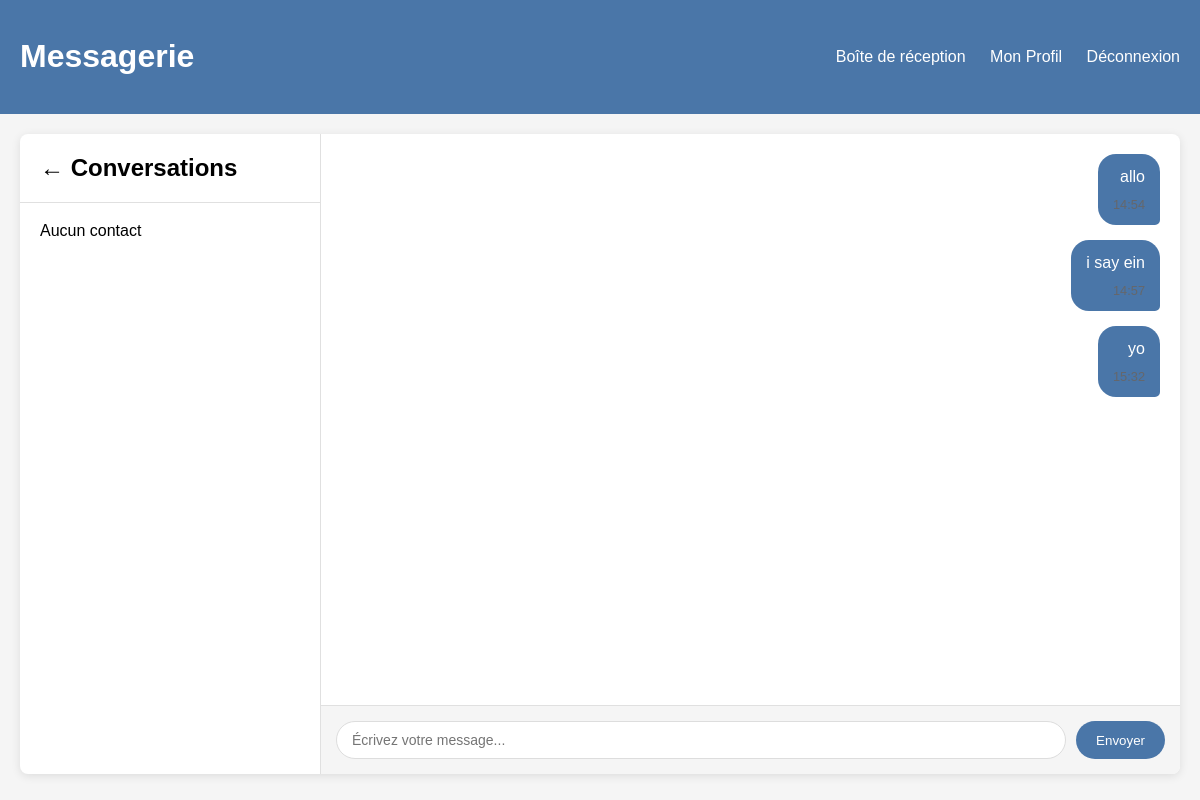
/sms/chat/1/ (signed in), run on the app's committed database.
### sms/models.py (models this page shows, shortened)
class Message(models.Model):
    sender = models.ForeignKey(
        User,
        related_name='sms_sent_messages',
        on_delete=models.CASCADE,
        verbose_name='expéditeur'
    )
    receiver = models.ForeignKey(
        User,
        related_name='sms_received_messages',
        on_delete=models.CASCADE,
        verbose_name='destinataire'
    )
    content = models.TextField(verbose_name='contenu')
    timestamp = models.DateTimeField(default=timezone.now, verbose_name='date d\'envoi')
    is_read = models.BooleanField(default=False, verbose_name='lu')
    class Meta:
        ordering = ['timestamp']
        verbose_name = 'message'
        verbose_name_plural = 'messages'

### sms/views.py (the view)
# urls.py: path('chat/', include('interactions.urls', namespace='interactions')),
@login_required
def chat(request, user_id):
    other_user = get_object_or_404(User, id=user_id)
    messages = Message.objects.filter(
        (Q(sender=request.user) & Q(receiver=other_user)) |
        (Q(sender=other_user) & Q(receiver=request.user))
    ).order_by('timestamp')
    messages.filter(receiver=request.user, is_read=False).update(is_read=True)
    return render(request, 'sms/chat.html', {
        'other_user': other_user,
        'messages': messages,
    })

### sms/templates/sms/chat.html (shortened to what this page needs)
{% extends 'sms/base.html' %}
{% load tz %}
{% block content %}
<div class="chat-container">
    <div class="sidebar">
        <h2 style="padding: 15px 20px; margin: 0; border-bottom: 1px solid #e0e0e0;">
            <a href="{% url 'sms:inbox' %}" style="color: inherit; text-decoration: none;">
                ← Conversations
            </a>
        </h2>
        <ul class="user-list">
            {% for user in request.user.contacts.all %}
                {% if user != other_user %}
                <li class="user-item"
                    data-chat-url="{% url 'sms:chat' user.id %}"
                    data-user-id="{{ user.id }}"
                    onclick="window.location.href=this.getAttribute('data-chat-url')">
                    {{ user.get_full_name|default:user.username }}
                    {% with unread_messages=user.sms_received_messages.all %}
                        {% with unread_count=unread_messages|length %}
                            {% if unread_count > 0 %}
                                <span class="unread-count">{{ unread_count }}</span>
                            {% endif %}
                        {% endwith %}
                    {% endwith %}
                </li>
                {% else %}
                <li class="user-item active">
                    {{ user.get_full_name|default:user.username }}
                </li>
                {% endif %}
            {% empty %}
                <li style="padding: 15px 20px;">Aucun contact</li>
            {% endfor %}
        </ul>
    </div>
    <div class="chat-area">
        <div class="messages" id="message-container">
            {% for message in messages %}
                <div class="message {% if message.sender == request.user %}sent{% else %}received{% endif %}" data-message-id="{{ message.id }}">
                    <div class="message-content">
                        {{ message.content|linebreaksbr }}
                        <div class="message-time">
                        </div>
                    </div>
                </div>
            {% empty %}
                <div style="text-align: center; margin-top: 50px; color: #666;">
                    <p>Envoyez votre premier message à {{ other_user.get_full_name|default:other_user.username }}</p>
                </div>
            {% endfor %}
        </div>
        <form method="post" action="{% url 'sms:send_message' other_user.id %}" class="message-input" id="message-form">
            <input type="text" name="content" placeholder="Écrivez votre message..." autocomplete="off" id="message-input">
            <button type="submit">Envoyer</button>
        </form>
    </div>
</div>
{% endblock %}

### sms/templates/sms/chat.html (style rules this page uses)
body { font-family: Arial, sans-serif; line-height: 1.6; margin: 0; padding: 0; background-color: #f5f5f5; }
.chat-container { display: flex; background: white; border-radius: 8px; box-shadow: 0 2px 10px rgba(0,0,0,0.1); overflow: hidden; height: 80vh; }
.sidebar { width: 300px; border-right: 1px solid #e0e0e0; overflow-y: auto; }
.chat-area { flex: 1; display: flex; flex-direction: column; }
.messages { flex: 1; padding: 20px; overflow-y: auto; }
.message { margin-bottom: 15px; max-width: 70%; }
.message.sent { margin-left: auto; text-align: right; }
.message-content { padding: 10px 15px; border-radius: 18px; display: inline-block; max-width: 100%; word-wrap: break-word; }
.sent .message-content { background-color: #4a76a8; color: white; border-bottom-right-radius: 5px; }
.message-time { font-size: 0.8em; color: #65676b; margin-top: 5px; }
.user-list { list-style: none; padding: 0; margin: 0; }
.message-input { display: flex; padding: 15px; border-top: 1px solid #e0e0e0; background-color: #f5f5f5; }
.message-input input { flex: 1; padding: 10px 15px; border: 1px solid #ddd; border-radius: 20px; outline: none; font-size: 14px; }
.message-input button { background-color: #4a76a8; color: white; border: none; border-radius: 20px; padding: 0 20px; margin-left: 10px; cursor: pointer; transition: background-color 0.2s; }

### data on the page
Message: content "allo"
Message: content "i say ein"
Message: content "yo"
